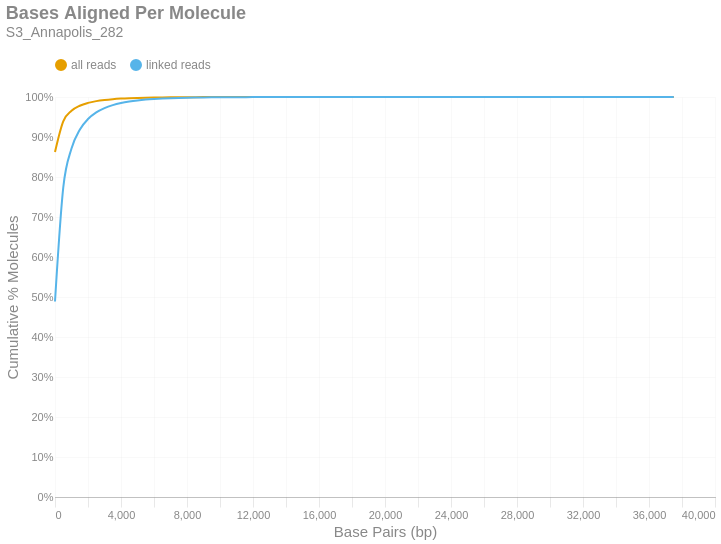

Notebook code cell kept with this figure:
### Markdown cell above
### Bases Aligned Per Molecule
This is a cumulative frequency distribution showing the number of base pairs aligned per unique molecule. These data are shown in 500 bp bins. There are two distributions: one with `all reads` (yellow) and another with only `linked reads` (blue). The percent of molecules in the `linked reads` distribution is relative to the total number of linked molecules.

### Code cell
if SKIPLR:
    print_html(f"Skipped")
else:
    binned_df = consolidated_hist(valids['aligned_bp'], mask, 500, True)
    with SafeRender(binned_df):
        (
            density_plot(binned_df, 'Bases Aligned Per Molecule', samplename, 'basesper')
            .encode(
                x=alt.X('bin:Q', title="Base Pairs (bp)").axis(tickMinStep=500).scale(padding=0),
                y=alt.Y('value:Q', title='Cumulative % Molecules')
                    .axis(format='%')
                    .scale(domain = [0,1])
                    .stack(False),
                color=alt.Color("key:N").scale(domain = ["all reads", "linked reads"]),
                tooltip = [
                    alt.Tooltip("key:N", title = "Data Type"),
                    alt.Tooltip("range_label:N", title="Bases Aligned Per Molecule"),
                    alt.Tooltip("value:Q", format = ".2%", title="% Molecules (Cum.)")
                ]
            )
        ).display()

### Figure 1 — Vega-Lite specification as saved in the notebook (floating-point values rounded to 4 significant figures)
{"width": "container", "height": 400, "config": {"title": {"anchor": "start", "dy": -15, "fontSize": 18, "color": "#888888", "subtitleColor": "#888888", "subtitleFontSize": 14}, "arc": {"fill": "#0072B2"}, "axis": {"domainColor": "#888888", "domainWidth": 0.5, "gridWidth": 0.2, "grid": false, "titleFontWeight": 400, "titleFontSize": 15, "labelFontSize": 11, "labelColor": "#888888", "tickColor": "#888888", "tickWidth": 0.2, "titleColor": "#888888"}, "axisBand": {"grid": false}, "axisX": {"grid": true, "tickSize": 10, "domainCap": "round"}, "axisY": {"domain": false, "grid": true, "tickSize": 0, "domainCap": "round"}, "background": "transparent", "header": {"labelFontSize": 15, "labelColor": "#888888", "titleFontSize": 15, "titleFontWeight": 600, "titleColor": "#888888"}, "legend": {"labelFont": "sans-serif", "labelFontSize": 12, "labelColor": "#888888", "symbolSize": 100, "symbolType": "circle", "titleFontSize": 12, "titlePadding": 10, "titleColor": "#888888", "title": null, "orient": "top"}, "range": {"category": ["#E69F00", "#56B4E9", "#009E73", "#F0E442", "#0072B2", "#D55E00", "#CC79A7", "#000000"], "diverging": ["#cfe8f3", "#a2d4ec", "#73bfe2", "#46abdb", "#1696d2", "#12719e"]}, "area": {"fill": "#0072B2", "fillOpacity": 0.7, "line": true, "strokeOpacity": 0.7}, "line": {"color": "#0072B2", "stroke": "#0072B2", "strokeWidth": 2}, "trail": {"color": "#0072B2", "stroke": "#0072B2", "strokeWidth": 0, "size": 1}, "point": {"filled": true, "fillOpacity": 1.0, "size": 95}, "text": {"color": "#888888", "fontSize": 11, "align": "right", "fontWeight": 400, "size": 11}, "bar": {"fill": "#0072B2", "stroke": null}, "view": {"stroke": null, "continuousWidth": 660, "continuousHeight": 400}}, "data": {"name": "data-3ceda905d044463881d27405c1bfb47b"}, "mark": {"type": "line", "interpolate": "monotone", "point": {"opacity": 0, "size": 275}}, "encoding": {"color": {"field": "key", "scale": {"domain": ["all reads", "linked reads"]}, "type": "nominal"}, "tooltip": [{"field": "key", "title": "Data Type", "type": "nominal"}, {"field": "range_label", "title": "Bases Aligned Per Molecule", "type": "nominal"}, {"field": "value", "format": ".2%", "title": "% Molecules (Cum.)", "type": "quantitative"}], "x": {"axis": {"tickMinStep": 500}, "field": "bin", "scale": {"padding": 0}, "title": "Base Pairs (bp)", "type": "quantitative"}, "y": {"axis": {"format": "%"}, "field": "value", "scale": {"domain": [0, 1]}, "stack": false, "title": "Cumulative % Molecules", "type": "quantitative"}}, "params": [{"name": "param_c36ac31b6afebe62", "select": {"type": "point", "fields": ["key"]}, "bind": "legend"}], "title": {"text": "Bases Aligned Per Molecule", "subtitle": "S3_Annapolis_282"}, "transform": [{"fold": ["all reads (cumsum)", "linked reads (cumsum)"]}, {"calculate": "replace(datum.key, ' (cumsum)', '')", "as": "key"}, {"filter": {"param": "param_c36ac31b6afebe62"}}], "usermeta": {"embedOptions": {"downloadFileName": "S3_Annapolis_282.basesper"}}, "$schema": "https://vega.github.io/schema/vega-lite/v6.1.0.json", "datasets": {"data-3ceda905d044463881d27405c1bfb47b": [{"bin": "0.0", "interval": "0.0-500.0", "all reads": 0.8625, "linked reads": 0.4889, "all reads (cumsum)": 0.8625, "linked reads (cumsum)": 0.4889, "range_label": "0-499"}, {"bin": "500.0", "interval": "500.0-1000.0", "all reads": 0.07672, "linked reads": 0.2844, "all reads (cumsum)": 0.9392, "linked reads (cumsum)": 0.7733, "range_label": "500-999"}, {"bin": "1000.0", "interval": "1000.0-1500.0", "all reads": 0.02625, "linked reads": 0.09783, "all reads (cumsum)": 0.9654, "linked reads (cumsum)": 0.8712, "range_label": "1000-1499"}, {"bin": "1500.0", "interval": "1500.0-2000.0", "all reads": 0.01265, "linked reads": 0.04718, "all reads (cumsum)": 0.9781, "linked reads (cumsum)": 0.9183, "range_label": "1500-1999"}, {"bin": "2000.0", "interval": "2000.0-2500.0", "all reads": 0.007138, "linked reads": 0.02661, "all reads (cumsum)": 0.9852, "linked reads (cumsum)": 0.9449, "range_label": "2000-2499"}, {"bin": "2500.0", "interval": "2500.0-3000.0", "all reads": 0.004465, "linked reads": 0.01665, "all reads (cumsum)": 0.9897, "linked reads (cumsum)": 0.9616, "range_label": "2500-2999"}, {"bin": "3000.0", "interval": "3000.0-3500.0", "all reads": 0.002891, "linked reads": 0.01078, "all reads (cumsum)": 0.9926, "linked reads (cumsum)": 0.9724, "range_label": "3000-3499"}, {"bin": "3500.0", "interval": "3500.0-4000.0", "all reads": 0.001988, "linked reads": 0.007411, "all reads (cumsum)": 0.9946, "linked reads (cumsum)": 0.9798, "range_label": "3500-3999"}, {"bin": "4000.0", "interval": "4000.0-4500.0", "all reads": 0.001401, "linked reads": 0.005224, "all reads (cumsum)": 0.996, "linked reads (cumsum)": 0.985, "range_label": "4000-4499"}, {"bin": "4500.0", "interval": "4500.0-5000.0", "all reads": 0.0009965, "linked reads": 0.003715, "all reads (cumsum)": 0.997, "linked reads (cumsum)": 0.9887, "range_label": "4500-4999"}, {"bin": "5000.0", "interval": "5000.0-5500.0", "all reads": 0.0007333, "linked reads": 0.002734, "all reads (cumsum)": 0.9977, "linked reads (cumsum)": 0.9915, "range_label": "5000-5499"}, {"bin": "5500.0", "interval": "5500.0-6000.0", "all reads": 0.0005418, "linked reads": 0.00202, "all reads (cumsum)": 0.9983, "linked reads (cumsum)": 0.9935, "range_label": "5500-5999"}, {"bin": "6000.0", "interval": "6000.0-6500.0", "all reads": 0.0003896, "linked reads": 0.001453, "all reads (cumsum)": 0.9986, "linked reads (cumsum)": 0.9949, "range_label": "6000-6499"}, {"bin": "6500.0", "interval": "6500.0-7000.0", "all reads": 0.0003005, "linked reads": 0.00112, "all reads (cumsum)": 0.9989, "linked reads (cumsum)": 0.996, "range_label": "6500-6999"}, {"bin": "7000.0", "interval": "7000.0-7500.0", "all reads": 0.0002395, "linked reads": 0.0008929, "all reads (cumsum)": 0.9992, "linked reads (cumsum)": 0.9969, "range_label": "7000-7499"}, {"bin": "7500.0", "interval": "7500.0-8000.0", "all reads": 0.0001818, "linked reads": 0.0006779, "all reads (cumsum)": 0.9994, "linked reads (cumsum)": 0.9976, "range_label": "7500-7999"}, {"bin": "8000.0", "interval": "8000.0-8500.0", "all reads": 0.0001401, "linked reads": 0.0005222, "all reads (cumsum)": 0.9995, "linked reads (cumsum)": 0.9981, "range_label": "8000-8499"}, {"bin": "8500.0", "interval": "8500.0-9000.0", "all reads": 0.0001035, "linked reads": 0.0003858, "all reads (cumsum)": 0.9996, "linked reads (cumsum)": 0.9985, "range_label": "8500-8999"}, {"bin": "9000.0", "interval": "9000.0-9500.0", "all reads": 8.518e-05, "linked reads": 0.0003176, "all reads (cumsum)": 0.9997, "linked reads (cumsum)": 0.9988, "range_label": "9000-9499"}, {"bin": "9500.0", "interval": "9500.0-10000.0", "all reads": 6.047e-05, "linked reads": 0.0002254, "all reads (cumsum)": 0.9998, "linked reads (cumsum)": 0.9991, "range_label": "9500-9999"}, {"bin": "10000.0", "interval": "10000.0-10500.0", "all reads": 5.097e-05, "linked reads": 0.00019, "all reads (cumsum)": 0.9998, "linked reads (cumsum)": 0.9993, "range_label": "10000-10499"}, {"bin": "10500.0", "interval": "10500.0-11000.0", "all reads": 4.301e-05, "linked reads": 0.0001604, "all reads (cumsum)": 0.9998, "linked reads (cumsum)": 0.9994, "range_label": "10500-10999"}, {"bin": "11000.0", "interval": "11000.0-11500.0", "all reads": 3.17e-05, "linked reads": 0.0001182, "all reads (cumsum)": 0.9999, "linked reads (cumsum)": 0.9995, "range_label": "11000-11499"}, {"bin": "11500.0", "interval": "11500.0-12000.0", "all reads": 2.416e-05, "linked reads": 9.007e-05, "all reads (cumsum)": 0.9999, "linked reads (cumsum)": 0.9996, "range_label": "11500-11999"}, {"bin": "12000.0", "interval": "12000.0-12500.0", "all reads": 2.192e-05, "linked reads": 8.174e-05, "all reads (cumsum)": 0.9999, "linked reads (cumsum)": 0.9997, "range_label": "12000-12499"}, {"bin": "12500.0", "interval": "12500.0-13000.0", "all reads": 1.508e-05, "linked reads": 5.623e-05, "all reads (cumsum)": 0.9999, "linked reads (cumsum)": 0.9998, "range_label": "12500-12999"}, {"bin": "13000.0", "interval": "13000.0-13500.0", "all reads": 1.41e-05, "linked reads": 5.258e-05, "all reads (cumsum)": 1.0, "linked reads (cumsum)": 0.9998, "range_label": "13000-13499"}, {"bin": "13500.0", "interval": "13500.0-14000.0", "all reads": 8.518e-06, "linked reads": 3.176e-05, "all reads (cumsum)": 1.0, "linked reads (cumsum)": 0.9999, "range_label": "13500-13999"}, {"bin": "14000.0", "interval": "14000.0-14500.0", "all reads": 6.982e-06, "linked reads": 2.603e-05, "all reads (cumsum)": 1.0, "linked reads (cumsum)": 0.9999, "range_label": "14000-14499"}, {"bin": "14500.0", "interval": "14500.0-15000.0", "all reads": 6.563e-06, "linked reads": 2.447e-05, "all reads (cumsum)": 1.0, "linked reads (cumsum)": 0.9999, "range_label": "14500-14999"}, {"bin": "15000.0", "interval": "15000.0-15500.0", "all reads": 5.446e-06, "linked reads": 2.03e-05, "all reads (cumsum)": 1.0, "linked reads (cumsum)": 0.9999, "range_label": "15000-15499"}, {"bin": "15500.0", "interval": "15500.0-16000.0", "all reads": 4.189e-06, "linked reads": 1.562e-05, "all reads (cumsum)": 1.0, "linked reads (cumsum)": 0.9999, "range_label": "15500-15999"}, {"bin": "16000.0", "interval": "16000.0-16500.0", "all reads": 2.234e-06, "linked reads": 8.33e-06, "all reads (cumsum)": 1.0, "linked reads (cumsum)": 0.9999, "range_label": "16000-16499"}, {"bin": "16500.0", "interval": "16500.0-17000.0", "all reads": 3.351e-06, "linked reads": 1.25e-05, "all reads (cumsum)": 1.0, "linked reads (cumsum)": 1.0, "range_label": "16500-16999"}, {"bin": "17000.0", "interval": "17000.0-17500.0", "all reads": 1.676e-06, "linked reads": 6.248e-06, "all reads (cumsum)": 1.0, "linked reads (cumsum)": 1.0, "range_label": "17000-17499"}, {"bin": "17500.0", "interval": "17500.0-18000.0", "all reads": 2.095e-06, "linked reads": 7.81e-06, "all reads (cumsum)": 1.0, "linked reads (cumsum)": 1.0, "range_label": "17500-17999"}, {"bin": "18000.0", "interval": "18000.0-18500.0", "all reads": 1.815e-06, "linked reads": 6.768e-06, "all reads (cumsum)": 1.0, "linked reads (cumsum)": 1.0, "range_label": "18000-18499"}, {"bin": "18500.0", "interval": "18500.0-19000.0", "all reads": 9.775e-07, "linked reads": 3.644e-06, "all reads (cumsum)": 1.0, "linked reads (cumsum)": 1.0, "range_label": "18500-18999"}, {"bin": "19000.0", "interval": "19000.0-19500.0", "all reads": 4.189e-07, "linked reads": 1.562e-06, "all reads (cumsum)": 1.0, "linked reads (cumsum)": 1.0, "range_label": "19000-19499"}, {"bin": "19500.0", "interval": "19500.0-20000.0", "all reads": 5.586e-07, "linked reads": 2.083e-06, "all reads (cumsum)": 1.0, "linked reads (cumsum)": 1.0, "range_label": "19500-19999"}, {"bin": "20000.0", "interval": "20000.0-20500.0", "all reads": 9.775e-07, "linked reads": 3.644e-06, "all reads (cumsum)": 1.0, "linked reads (cumsum)": 1.0, "range_label": "20000-20499"}, {"bin": "20500.0", "interval": "20500.0-21000.0", "all reads": 4.189e-07, "linked reads": 1.562e-06, "all reads (cumsum)": 1.0, "linked reads (cumsum)": 1.0, "range_label": "20500-20999"}, {"bin": "21000.0", "interval": "21000.0-21500.0", "all reads": 1.396e-07, "linked reads": 5.206e-07, "all reads (cumsum)": 1.0, "linked reads (cumsum)": 1.0, "range_label": "21000-21499"}, {"bin": "21500.0", "interval": "21500.0-22000.0", "all reads": 6.982e-07, "linked reads": 2.603e-06, "all reads (cumsum)": 1.0, "linked reads (cumsum)": 1.0, "range_label": "21500-21999"}, {"bin": "22000.0", "interval": "22000.0-22500.0", "all reads": 1.396e-07, "linked reads": 5.206e-07, "all reads (cumsum)": 1.0, "linked reads (cumsum)": 1.0, "range_label": "22000-22499"}, {"bin": "22500.0", "interval": "22500.0-23000.0", "all reads": 2.793e-07, "linked reads": 1.041e-06, "all reads (cumsum)": 1.0, "linked reads (cumsum)": 1.0, "range_label": "22500-22999"}, {"bin": "23000.0", "interval": "23000.0-23500.0", "all reads": 0.0, "linked reads": 0.0, "all reads (cumsum)": 1.0, "linked reads (cumsum)": 1.0, "range_label": "23000-23499"}, {"bin": "23500.0", "interval": "23500.0-24000.0", "all reads": 4.189e-07, "linked reads": 1.562e-06, "all reads (cumsum)": 1.0, "linked reads (cumsum)": 1.0, "range_label": "23500-23999"}, {"bin": "24000.0", "interval": "24000.0-24500.0", "all reads": 0.0, "linked reads": 0.0, "all reads (cumsum)": 1.0, "linked reads (cumsum)": 1.0, "range_label": "24000-24499"}, {"bin": "24500.0", "interval": "24500.0-25000.0", "all reads": 0.0, "linked reads": 0.0, "all reads (cumsum)": 1.0, "linked reads (cumsum)": 1.0, "range_label": "24500-24999"}, {"bin": "25000.0", "interval": "25000.0-25500.0", "all reads": 0.0, "linked reads": 0.0, "all reads (cumsum)": 1.0, "linked reads (cumsum)": 1.0, "range_label": "25000-25499"}, {"bin": "25500.0", "interval": "25500.0-26000.0", "all reads": 0.0, "linked reads": 0.0, "all reads (cumsum)": 1.0, "linked reads (cumsum)": 1.0, "range_label": "25500-25999"}, {"bin": "26000.0", "interval": "26000.0-26500.0", "all reads": 0.0, "linked reads": 0.0, "all reads (cumsum)": 1.0, "linked reads (cumsum)": 1.0, "range_label": "26000-26499"}, {"bin": "26500.0", "interval": "26500.0-27000.0", "all reads": 0.0, "linked reads": 0.0, "all reads (cumsum)": 1.0, "linked reads (cumsum)": 1.0, "range_label": "26500-26999"}, {"bin": "27000.0", "interval": "27000.0-27500.0", "all reads": 0.0, "linked reads": 0.0, "all reads (cumsum)": 1.0, "linked reads (cumsum)": 1.0, "range_label": "27000-27499"}, {"bin": "27500.0", "interval": "27500.0-28000.0", "all reads": 0.0, "linked reads": 0.0, "all reads (cumsum)": 1.0, "linked reads (cumsum)": 1.0, "range_label": "27500-27999"}, {"bin": "28000.0", "interval": "28000.0-28500.0", "all reads": 0.0, "linked reads": 0.0, "all reads (cumsum)": 1.0, "linked reads (cumsum)": 1.0, "range_label": "28000-28499"}, {"bin": "28500.0", "interval": "28500.0-29000.0", "all reads": 0.0, "linked reads": 0.0, "all reads (cumsum)": 1.0, "linked reads (cumsum)": 1.0, "range_label": "28500-28999"}, {"bin": "29000.0", "interval": "29000.0-29500.0", "all reads": 0.0, "linked reads": 0.0, "all reads (cumsum)": 1.0, "linked reads (cumsum)": 1.0, "range_label": "29000-29499"}, {"bin": "29500.0", "interval": "29500.0-30000.0", "all reads": 0.0, "linked reads": 0.0, "all reads (cumsum)": 1.0, "linked reads (cumsum)": 1.0, "range_label": "29500-29999"}, {"bin": "30000.0", "interval": "30000.0-30500.0", "all reads": 0.0, "linked reads": 0.0, "all reads (cumsum)": 1.0, "linked reads (cumsum)": 1.0, "range_label": "30000-30499"}, {"bin": "30500.0", "interval": "30500.0-31000.0", "all reads": 1.396e-07, "linked reads": 5.206e-07, "all reads (cumsum)": 1.0, "linked reads (cumsum)": 1.0, "range_label": "30500-30999"}, {"bin": "31000.0", "interval": "31000.0-31500.0", "all reads": 0.0, "linked reads": 0.0, "all reads (cumsum)": 1.0, "linked reads (cumsum)": 1.0, "range_label": "31000-31499"}, {"bin": "31500.0", "interval": "31500.0-32000.0", "all reads": 0.0, "linked reads": 0.0, "all reads (cumsum)": 1.0, "linked reads (cumsum)": 1.0, "range_label": "31500-31999"}, {"bin": "32000.0", "interval": "32000.0-32500.0", "all reads": 0.0, "linked reads": 0.0, "all reads (cumsum)": 1.0, "linked reads (cumsum)": 1.0, "range_label": "32000-32499"}, {"bin": "32500.0", "interval": "32500.0-33000.0", "all reads": 0.0, "linked reads": 0.0, "all reads (cumsum)": 1.0, "linked reads (cumsum)": 1.0, "range_label": "32500-32999"}, {"bin": "33000.0", "interval": "33000.0-33500.0", "all reads": 0.0, "linked reads": 0.0, "all reads (cumsum)": 1.0, "linked reads (cumsum)": 1.0, "range_label": "33000-33499"}, {"bin": "33500.0", "interval": "33500.0-34000.0", "all reads": 0.0, "linked reads": 0.0, "all reads (cumsum)": 1.0, "linked reads (cumsum)": 1.0, "range_label": "33500-33999"}, {"bin": "34000.0", "interval": "34000.0-34500.0", "all reads": 0.0, "linked reads": 0.0, "all reads (cumsum)": 1.0, "linked reads (cumsum)": 1.0, "range_label": "34000-34499"}, {"bin": "34500.0", "interval": "34500.0-35000.0", "all reads": 0.0, "linked reads": 0.0, "all reads (cumsum)": 1.0, "linked reads (cumsum)": 1.0, "range_label": "34500-34999"}, {"bin": "35000.0", "interval": "35000.0-35500.0", "all reads": 0.0, "linked reads": 0.0, "all reads (cumsum)": 1.0, "linked reads (cumsum)": 1.0, "range_label": "35000-35499"}, {"bin": "35500.0", "interval": "35500.0-36000.0", "all reads": 0.0, "linked reads": 0.0, "all reads (cumsum)": 1.0, "linked reads (cumsum)": 1.0, "range_label": "35500-35999"}, {"bin": "36000.0", "interval": "36000.0-36500.0", "all reads": 0.0, "linked reads": 0.0, "all reads (cumsum)": 1.0, "linked reads (cumsum)": 1.0, "range_label": "36000-36499"}, {"bin": "36500.0", "interval": "36500.0-37000.0", "all reads": 0.0, "linked reads": 0.0, "all reads (cumsum)": 1.0, "linked reads (cumsum)": 1.0, "range_label": "36500-36999"}, {"bin": "37000.0", "interval": "37000.0-37500.0", "all reads": 0.0, "linked reads": 0.0, "all reads (cumsum)": 1.0, "linked reads (cumsum)": 1.0, "range_label": "37000-37499"}, {"bin": "37500.0", "interval": "37500.0-38000.0", "all reads": 1.396e-07, "linked reads": 5.206e-07, "all reads (cumsum)": 1.0, "linked reads (cumsum)": 1.0, "range_label": "37500-37999"}]}}
